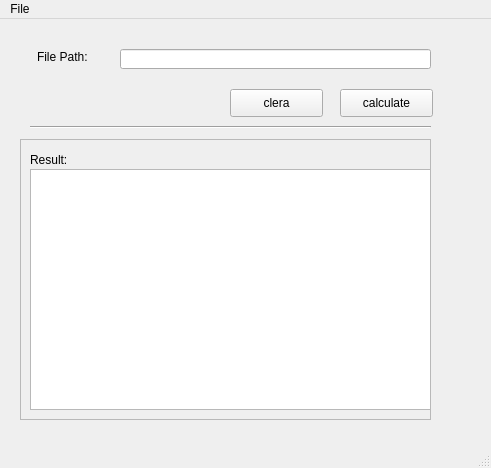
<?xml version="1.0" encoding="UTF-8"?>
<ui version="4.0">
 <class>KappaWindow</class>
 <widget class="QMainWindow" name="KappaWindow">
  <property name="geometry">
   <rect>
    <x>0</x>
    <y>0</y>
    <width>491</width>
    <height>468</height>
   </rect>
  </property>
  <property name="windowTitle">
   <string>MainWindow</string>
  </property>
  <widget class="QWidget" name="centralwidget">
   <widget class="QLabel" name="label_fp">
    <property name="geometry">
     <rect>
      <x>37</x>
      <y>30</y>
      <width>81</width>
      <height>15</height>
     </rect>
    </property>
    <property name="text">
     <string>File Path:</string>
    </property>
   </widget>
   <widget class="QLineEdit" name="lineEdit">
    <property name="geometry">
     <rect>
      <x>120</x>
      <y>30</y>
      <width>311</width>
      <height>20</height>
     </rect>
    </property>
   </widget>
   <widget class="Line" name="line_h1_2">
    <property name="geometry">
     <rect>
      <x>30</x>
      <y>100</y>
      <width>401</width>
      <height>16</height>
     </rect>
    </property>
    <property name="orientation">
     <enum>Qt::Horizontal</enum>
    </property>
   </widget>
   <widget class="QFrame" name="frame_tr">
    <property name="geometry">
     <rect>
      <x>20</x>
      <y>120</y>
      <width>411</width>
      <height>281</height>
     </rect>
    </property>
    <property name="frameShape">
     <enum>QFrame::StyledPanel</enum>
    </property>
    <property name="frameShadow">
     <enum>QFrame::Raised</enum>
    </property>
    <widget class="QLabel" name="label_tr">
     <property name="geometry">
      <rect>
       <x>10</x>
       <y>10</y>
       <width>131</width>
       <height>21</height>
      </rect>
     </property>
     <property name="text">
      <string>Result: </string>
     </property>
    </widget>
    <widget class="QTextEdit" name="textEdit_result">
     <property name="geometry">
      <rect>
       <x>10</x>
       <y>30</y>
       <width>401</width>
       <height>241</height>
      </rect>
     </property>
    </widget>
    <widget class="QPushButton" name="pbt_clear">
     <property name="geometry">
      <rect>
       <x>220</x>
       <y>390</y>
       <width>93</width>
       <height>28</height>
      </rect>
     </property>
     <property name="text">
      <string>clear</string>
     </property>
    </widget>
   </widget>
   <widget class="QPushButton" name="pbt_kappa">
    <property name="geometry">
     <rect>
      <x>340</x>
      <y>70</y>
      <width>93</width>
      <height>28</height>
     </rect>
    </property>
    <property name="text">
     <string>calculate</string>
    </property>
   </widget>
   <widget class="QPushButton" name="pbt_clear_2">
    <property name="geometry">
     <rect>
      <x>230</x>
      <y>70</y>
      <width>93</width>
      <height>28</height>
     </rect>
    </property>
    <property name="text">
     <string>clera</string>
    </property>
   </widget>
  </widget>
  <widget class="QStatusBar" name="statusbar"/>
  <widget class="QMenuBar" name="menuBar">
   <property name="geometry">
    <rect>
     <x>0</x>
     <y>0</y>
     <width>491</width>
     <height>26</height>
    </rect>
   </property>
   <widget class="QMenu" name="menuFile">
    <property name="title">
     <string>File</string>
    </property>
    <addaction name="actionopen"/>
    <addaction name="separator"/>
    <addaction name="actionexit"/>
   </widget>
   <addaction name="menuFile"/>
  </widget>
  <action name="actionopen">
   <property name="text">
    <string>open</string>
   </property>
  </action>
  <action name="actionexit">
   <property name="text">
    <string>exit</string>
   </property>
  </action>
 </widget>
 <resources/>
 <connections/>
</ui>
